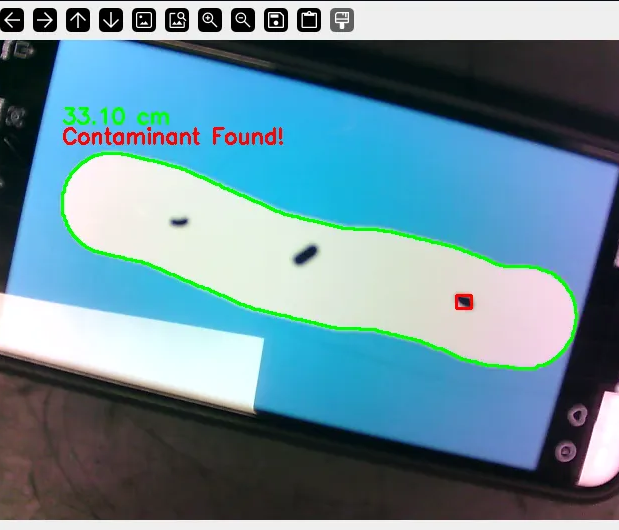
#> input picture source/0f85b022-d147-4bff-b616-1f8608cab622.png, 619 x 530 px, given in place of the camera
$ python Combine_Opencv.py
#> lines starting #> are read from the running program, lines starting #| are printed output that depends on the picture; after the words box and inside, x2 and y2 are one past the last pixel; in counts of white or black regions, pixels touching at a corner belong together
import cv2
import numpy as np
import json, time
import paho.mqtt.client as mqtt

# --- 1) ค่าคงที่ที่ปรับจูน ---
PIXELS_PER_CM = 19.23

LOWER_DOUGH_COLOR = np.array([0, 0, 150])
UPPER_DOUGH_COLOR = np.array([179, 55, 255])

LOWER_BLUE_BG = np.array([100, 50, 50])
UPPER_BLUE_BG = np.array([130, 255, 255])

MIN_DOUGH_AREA = 500
MIN_CONTAMINANT_AREA = 20

# --- 2) MQTT ---
MQTT_HOST = 'test.mosquitto.org'
MQTT_PORT = 1883
MQTT_TOPIC = 'CPRAM/1/cam'
PUBLISH_INTERVAL_SEC = 0.01 # กันสแปม topic

client = mqtt.Client(client_id=f"dough-cam-{np.random.randint(0,1e9)}")
client.connect(MQTT_HOST, MQTT_PORT, 60)
client.loop_start()

def publish_measure(length_cm, contaminant_status):
    payload = {"module": "cam", "data": f"{int(round(length_cm))},{int(contaminant_status)}"}
    client.publish(MQTT_TOPIC, json.dumps(payload), qos=0)

last_pub_t = 0.0

# --- 3) กล้อง ---
cap = cv2.VideoCapture(0)
if not cap.isOpened():
    print("Error: ไม่สามารถเปิดกล้องได้"); raise SystemExit

print("เปิดกล้องเรียบร้อย กด 'q' เพื่อออกจากโปรแกรม")
print("-" * 30)

kernel5 = np.ones((5, 5), np.uint8)

while True:
    ret, frame = cap.read()
#> frame is the input picture: shape (530, 619, 3); mean B, G, R 155, 141.9, 106.1
    if not ret:
        print("ไม่สามารถรับเฟรมภาพได้ สิ้นสุดการทำงาน")
        break

    output_frame = frame.copy()
    hsv = cv2.cvtColor(frame, cv2.COLOR_BGR2HSV)
#> hsv: shape (530, 619, 3); mean H, S, V 78.1, 96.9, 163.8

    # --- หาแป้งโด ---
    dough_mask = cv2.inRange(hsv, LOWER_DOUGH_COLOR, UPPER_DOUGH_COLOR)
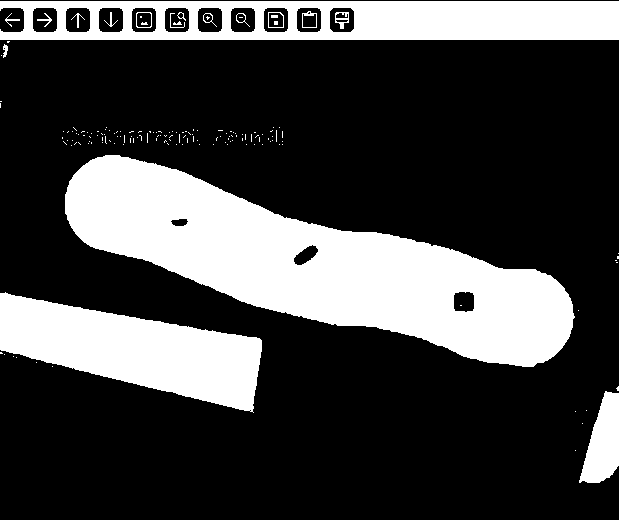
#> dough_mask: shape (530, 619); 28.1% white; 162 white regions (142 under 20 px), largest, box (x1, y1, x2, y2) and area: (65, 155, 575, 367) 47423, (0, 1, 619, 40) 18029, (0, 292, 262, 413) 17085
    dough_mask_cleaned = cv2.morphologyEx(dough_mask, cv2.MORPH_CLOSE, kernel5)
#> dough_mask_cleaned: shape (530, 619); 29% white; 48 white regions (28 under 20 px), largest, box (x1, y1, x2, y2) and area: (65, 155, 575, 367) 47460, (0, 0, 619, 58) 20763, (0, 292, 262, 413) 17153
    dough_mask_cleaned = cv2.morphologyEx(dough_mask_cleaned, cv2.MORPH_OPEN, kernel5)
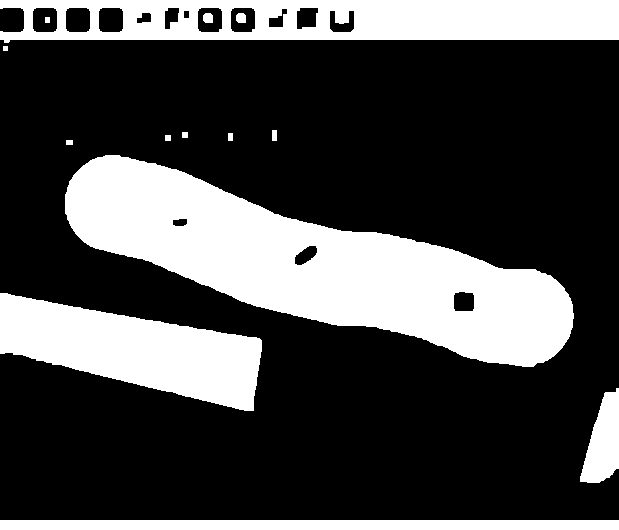
#> dough_mask_cleaned: shape (530, 619); 28.6% white; 14 white regions
    contours_dough, _ = cv2.findContours(dough_mask_cleaned, cv2.RETR_EXTERNAL, cv2.CHAIN_APPROX_SIMPLE)
#> contours_dough = 11 contours, 1 with area under 20; largest, box (x1, y1, x2, y2) and area: (65, 155, 574, 367) 47612, (0, 0, 619, 43) 23536, (0, 293, 262, 411) 16808, (0, 520, 619, 530) 5562, (580, 388, 619, 483) 2276

    # ค่า default
    found_dough = False
    length_cm = 0.0
    contaminant_status = 0

    if contours_dough:
        c_dough = max(contours_dough, key=cv2.contourArea)
#> c_dough = contour of 522 points, box (x1, y1, x2, y2) (65, 155, 574, 367), area 47612
        if cv2.contourArea(c_dough) > MIN_DOUGH_AREA:
            found_dough = True

            # ---- วัดความยาว (แนวเดิมของคุณ) ----
            perimeter_px = cv2.arcLength(c_dough, True)
#> perimeter_px = 1237.1
            length_px = perimeter_px / 2.0
#> length_px = 618.5
            length_cm = length_px / PIXELS_PER_CM
#> length_cm = 32.17
            cv2.drawContours(output_frame, [c_dough], -1, (0, 255, 0), 2)
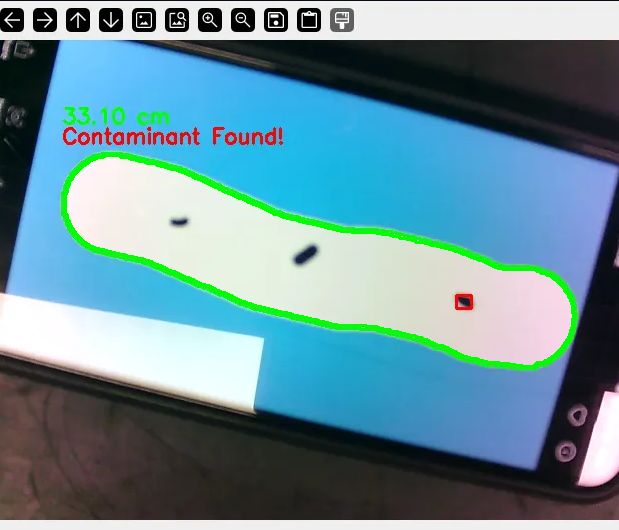
#> output_frame: shape (530, 619, 3); 1.21% of pixels changed, all inside (x1, y1, x2, y2) = (64, 154, 575, 368)

            # ---- ตรวจสิ่งแปลกปลอมแบบลด false positive ----
            # 1) mask แป้งแบบเติมเต็ม + เอาแต่ "ไส้ใน" (ตัดขอบ)
            dough_filled = np.zeros_like(dough_mask_cleaned)
            cv2.drawContours(dough_filled, [c_dough], -1, 255, thickness=cv2.FILLED)
#> dough_filled: shape (530, 619); 14.7% white; 1 white region, box (x1, y1, x2, y2) and area: (65, 155, 574, 367) 48161

            margin_px = max(8, int(0.4 * PIXELS_PER_CM))  # จูนได้ 0.3–0.8 * PIXELS_PER_CM
            dist = cv2.distanceTransform(dough_filled, cv2.DIST_L2, 3)
            interior = np.uint8((dist > margin_px) * 255)
#> interior: shape (530, 619); 12% white; 1 white region, box (x1, y1, x2, y2) and area: (73, 163, 566, 359) 39223

            # 2) Black-hat บน L-channel (LAB)
            lab = cv2.cvtColor(frame, cv2.COLOR_BGR2LAB)
#> lab: shape (530, 619, 3); mean of channels 0, 1, 2 142.3, 123.2, 118.5
            L = lab[:, :, 0]
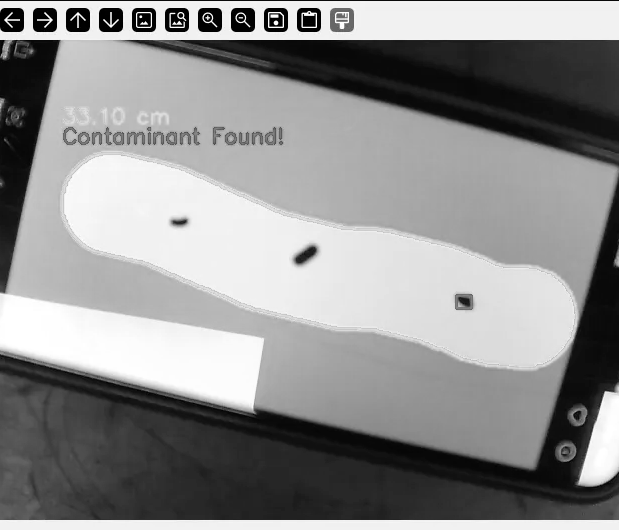
#> L: shape (530, 619); min 0, max 255, mean 142.3
            L_blur = cv2.GaussianBlur(L, (5, 5), 0)
            kernel_bh = cv2.getStructuringElement(cv2.MORPH_ELLIPSE, (9, 9))
            blackhat = cv2.morphologyEx(L_blur, cv2.MORPH_BLACKHAT, kernel_bh)
            bh_in = cv2.bitwise_and(blackhat, blackhat, mask=interior)
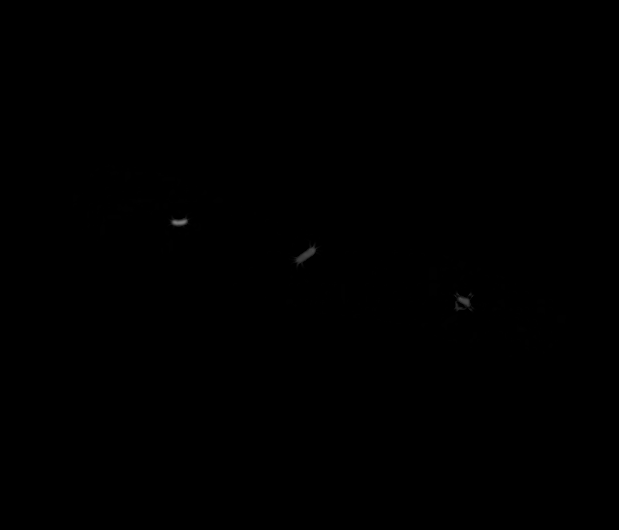
#> bh_in: shape (530, 619); min 0, max 125, mean 0.1

            # 3) Threshold แบบสถิติ (กันแสงแปรผัน)
            vals = bh_in[interior > 0]
            if vals.size > 0:
                mu = float(vals.mean())
#> mu = 0.715
                sigma = float(vals.std())
#> sigma = 6.07
            else:
                mu = sigma = 0.0
            t = mu + 2.5 * sigma   # k=2.5 จูนได้ 2.0–3.0
#> t = 15.89
            _, spots = cv2.threshold(bh_in, t, 255, cv2.THRESH_BINARY)
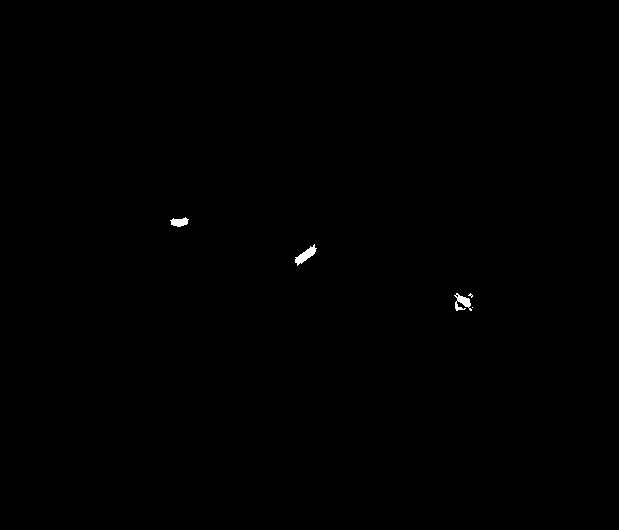
#> spots: shape (530, 619); 0.15% white; 5 white regions (2 under 20 px), largest, box (x1, y1, x2, y2) and area: (295, 244, 317, 266) 189, (454, 293, 472, 311) 165, (170, 217, 189, 227) 123

            # 4) ทำความสะอาด
            spots = cv2.morphologyEx(spots, cv2.MORPH_OPEN, np.ones((3, 3), np.uint8), iterations=1)
#> spots: shape (530, 619); 0.13% white; 4 white regions, box (x1, y1, x2, y2) and area: (295, 247, 316, 264) 177, (171, 218, 188, 227) 119, (457, 296, 471, 307) 103, (455, 304, 462, 310) 29
            spots = cv2.morphologyEx(spots, cv2.MORPH_CLOSE, np.ones((5, 5), np.uint8), iterations=1)
#> spots: shape (530, 619); 0.14% white; 3 white regions

            # 5) กรองคอนทัวร์ (กันเงาแถวยาว/ใกล้ขอบ)
            contours_contaminant, _ = cv2.findContours(spots, cv2.RETR_EXTERNAL, cv2.CHAIN_APPROX_SIMPLE)
#> contours_contaminant = 3 contours; box (x1, y1, x2, y2) and area: (295, 247, 316, 264) 152, (455, 296, 471, 310) 134, (171, 218, 188, 227) 98
            for c_cont in contours_contaminant:
                area = cv2.contourArea(c_cont)
                if area < MIN_CONTAMINANT_AREA:
                    continue
                per = cv2.arcLength(c_cont, True) + 1e-6
                circ = 4 * np.pi * area / (per * per)
                x, y, w, h = cv2.boundingRect(c_cont)
                extent = area / (w * h + 1e-6)
                cx, cy = np.mean(c_cont.reshape(-1, 2), axis=0).astype(int)
                if dist[cy, cx] < margin_px:
                    continue
                if extent < 0.15 and circ < 0.20:
                    continue

                contaminant_status = 1
                cv2.rectangle(output_frame, (x, y), (x + w, y + h), (0, 0, 255), 2)
                break  # เอาแค่ชิ้นแรกก็พอ
#> this loop made 1 pass
#> (area, per, circ, x, y, w, h, extent) on pass 1: (134.5, 50.73, 0.657, 455, 296, 16, 14, 0.6)

    # --- แสดงผล + พิมพ์ ---
    if found_dough:
        x_b, y_b, w_b, h_b = cv2.boundingRect(c_dough)
#> x_b = 65; y_b = 155; w_b = 509; h_b = 212
        cv2.putText(output_frame, f"{length_cm:.2f} cm", (x_b, y_b - 30),
                    cv2.FONT_HERSHEY_SIMPLEX, 0.7, (0, 255, 0), 2)
        if contaminant_status == 1:
            cv2.putText(output_frame, "Contaminant Found!", (x_b, y_b - 10),
                        cv2.FONT_HERSHEY_SIMPLEX, 0.7, (0, 0, 255), 2)
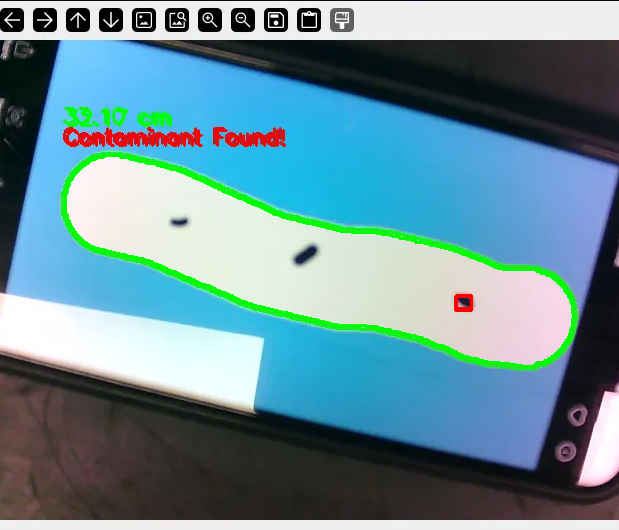
#> output_frame: shape (530, 619, 3); mean B, G, R 151.6, 141.5, 104.3
        print(f"ความยาว: {length_cm:.2f} cm, สิ่งแปลกปลอม: {contaminant_status}")
#| ความยาว: 32.17 cm, สิ่งแปลกปลอม: 1
    else:
        print("ความยาว: 0.00 cm, สิ่งแปลกปลอม: 0")

    cv2.imshow("Output with Measurement", output_frame)

    # --- ส่ง MQTT (ทุก ๆ PUBLISH_INTERVAL_SEC วินาที) ---
    now = time.monotonic()
    if now - last_pub_t >= PUBLISH_INTERVAL_SEC:
        publish_measure(length_cm if found_dough else 0.0, contaminant_status if found_dough else 0)
#> in publish_measure, `payload = {"module": "cam", "data": f"{int(round(length_cm))},{int(con..`: payload = {'module': 'cam', 'data': '32,1'}
        last_pub_t = now

    if cv2.waitKey(1) & 0xFF == ord('q'):
#> (key q is pressed here)
        break

print("-" * 30)
print("ปิดโปรแกรม")
cap.release()
cv2.destroyAllWindows()
client.loop_stop()
client.disconnect()
